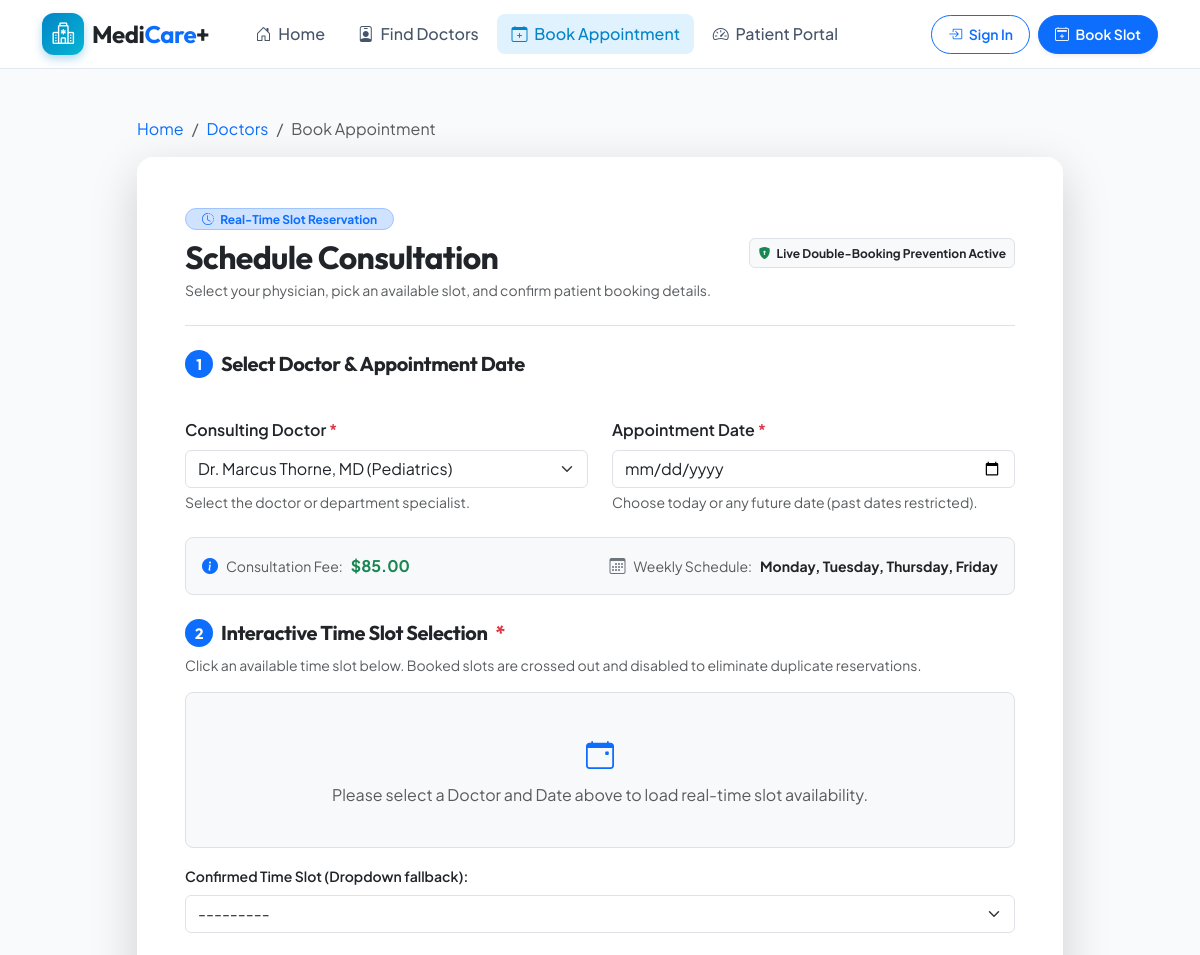
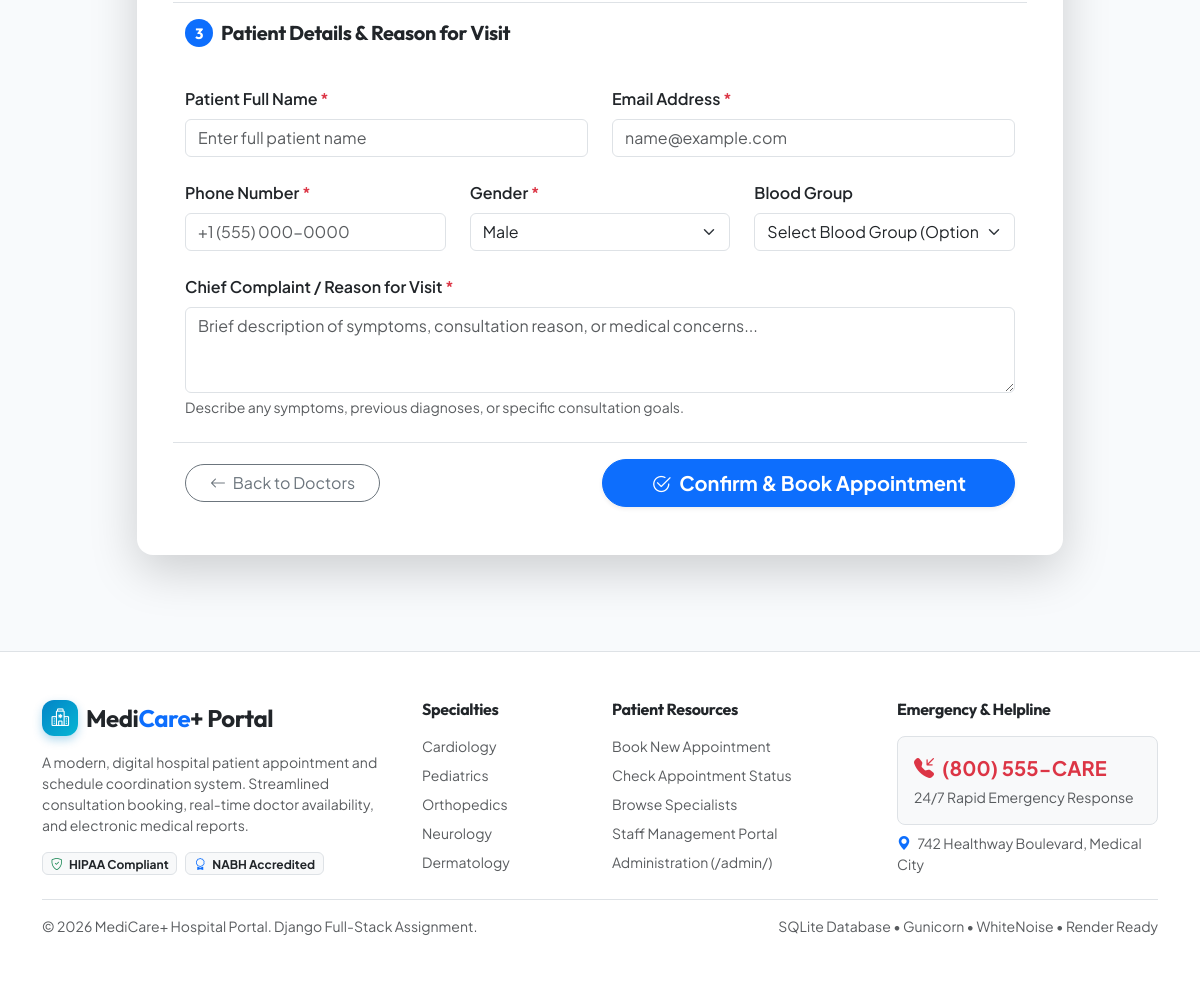
/book/?doctor=3, run on the app's committed database (2 pictures, top to bottom).
### hospital/models.py (models this page shows, shortened)
class Doctor(models.Model):
    name = models.CharField(max_length=150, help_text="Full Name with Title (e.g. Dr. Jane Smith)")
    department = models.CharField(max_length=50, choices=Department.choices, default=Department.CARDIOLOGY)
    specialization = models.CharField(max_length=150, help_text="Specialization or sub-discipline")
    consultation_fee = models.DecimalField(max_digits=8, decimal_places=2, default=75.00)
    available_days = models.CharField(max_length=120, default="Monday, Tuesday, Wednesday, Thursday, Friday")
    active_status = models.BooleanField(default=True, help_text="Is doctor actively taking appointments?")
    email = models.EmailField(blank=True, null=True)
    phone = models.CharField(max_length=20, blank=True, null=True)
    room_number = models.CharField(max_length=20, default="Room 201")
    experience_years = models.PositiveIntegerField(default=8)
    bio = models.TextField(blank=True, help_text="Short professional summary")
    avatar_color = models.CharField(max_length=30, default="primary", help_text="Bootstrap theme color for avatar")
    class Meta:
        ordering = ['name']
    def __str__(self):
        return f"{self.name} ({self.department})"

### hospital/views.py (the view, shortened to what this page needs)
# urls.py: path('book/', views.book_appointment, name='book_appointment'),
def book_appointment(request):
    doctor_id = request.GET.get('doctor')
    selected_doctor = None
    if doctor_id:
        try:
            selected_doctor = Doctor.objects.get(pk=doctor_id, active_status=True)
        except Doctor.DoesNotExist:
            selected_doctor = None
    if request.method == 'POST':
        form = AppointmentBookingForm(request.POST)
        if form.is_valid():
            doctor = form.cleaned_data['doctor']
            appt_date = form.cleaned_data['date']
            time_slot = form.cleaned_data['time_slot']
            reason = form.cleaned_data['reason']
            patient_name = form.cleaned_data['patient_name']
            patient_email = form.cleaned_data['patient_email']
            patient_phone = form.cleaned_data['patient_phone']
            patient_gender = form.cleaned_data['patient_gender']
            patient_blood_group = form.cleaned_data['patient_blood_group']
            patient = Patient.objects.filter(email=patient_email).first()
            if not patient:
                patient = Patient.objects.filter(phone=patient_phone).first()
            if not patient:
                patient = Patient.objects.create(
                    name=patient_name,
                    email=patient_email,
                    phone=patient_phone,
                    gender=patient_gender,
                    blood_group=patient_blood_group,
                    user=request.user if request.user.is_authenticated else None
                )
            else:
                patient.name = patient_name
                patient.gender = patient_gender
                if patient_blood_group:
                    patient.blood_group = patient_blood_group
                if request.user.is_authenticated and not patient.user:
                    patient.user = request.user
                patient.save()
            appointment = Appointment.objects.create(
                patient=patient,
                doctor=doctor,
                date=appt_date,
                time_slot=time_slot,
                reason=reason,
                status=Appointment.STATUS_PENDING
            )
            request.session['last_booked_id'] = appointment.id
            request.session['patient_email'] = patient.email
            messages.success(
                request,
                f"Appointment successfully requested for {patient.name} with {doctor.name} on {appt_date} ({time_slot})!"
            )
            return redirect('appointment_detail', pk=appointment.pk)
        else:
            messages.error(request, "Please correct the errors indicated below.")
    else:
        initial_data = {}
        if selected_doctor:
            initial_data['doctor'] = selected_doctor.id
        form = AppointmentBookingForm(initial=initial_data)
    doctors = Doctor.objects.filter(active_status=True)
    all_slots = [choice[0] for choice in Appointment.TIME_SLOT_CHOICES]
    context = {
        'form': form,
        'doctors': doctors,
        'selected_doctor': selected_doctor,
        'all_slots': all_slots,
        'today': timezone.localdate().strftime('%Y-%m-%d'),
    }
    return render(request, 'hospital/book_appointment.html', context)

### hospital/templates/hospital/book_appointment.html (shortened to what this page needs)
{% extends 'hospital/base.html' %}
{% load static %}
{% block content %}
<div class="container py-5">
    <div class="row justify-content-center">
        <div class="col-lg-10">
            <nav aria-label="breadcrumb" class="mb-3">
                <ol class="breadcrumb small">
                    <li class="breadcrumb-item"><a href="{% url 'home' %}" class="text-decoration-none">Home</a></li>
                    <li class="breadcrumb-item"><a href="{% url 'doctor_list' %}" class="text-decoration-none">Doctors</a></li>
                    <li class="breadcrumb-item active" aria-current="page">Book Appointment</li>
                </ol>
            </nav>
            <div class="card card-custom border-0 shadow-lg p-4 p-md-5 bg-white rounded-4">
                <div class="d-flex flex-column flex-md-row justify-content-between align-items-md-center gap-3 pb-4 mb-4 border-bottom">
                    <div>
                        <span class="badge bg-primary-subtle text-primary border border-primary-subtle rounded-pill px-3 py-1 mb-2">
                            <i class="bi bi-clock-history me-1"></i> Real-Time Slot Reservation
                        </span>
                        <h1 class="h2 fw-bold text-dark mb-1">Schedule Consultation</h1>
                        <p class="text-muted small mb-0">Select your physician, pick an available slot, and confirm patient booking details.</p>
                    </div>
                    <div class="text-md-end">
                        <span class="badge bg-light text-dark border p-2">
                            <i class="bi bi-shield-lock-fill text-success me-1"></i> Live Double-Booking Prevention Active
                        </span>
                    </div>
                </div>
                <form method="post" action="{% url 'book_appointment' %}" id="bookingForm" novalidate>
                    <div class="row g-4">
                        <div class="col-12">
                            <h5 class="fw-bold text-dark mb-3 d-flex align-items-center gap-2">
                                <span class="badge bg-primary rounded-circle" style="width: 28px; height: 28px; display: inline-grid; place-items: center;">1</span>
                                Select Doctor & Appointment Date
                            </h5>
                        </div>
                        <div class="col-md-6">
                            <label for="id_doctor" class="form-label fw-semibold text-dark">
                                Consulting Doctor <span class="text-danger">*</span>
                            </label>
                            {{ form.doctor }}
                            <div class="form-text small">Select the doctor or department specialist.</div>
                        </div>
                        <div class="col-md-6">
                            <label for="id_date" class="form-label fw-semibold text-dark">
                                Appointment Date <span class="text-danger">*</span>
                            </label>
                            {{ form.date }}
                            <div class="form-text small">Choose today or any future date (past dates restricted).</div>
                        </div>
                        <div class="col-12">
                            <div class="p-3 rounded-3 bg-light border d-flex flex-wrap justify-content-between align-items-center gap-3">
                                <div class="d-flex align-items-center gap-2">
                                    <i class="bi bi-info-circle-fill text-primary"></i>
                                    <span class="small text-muted">Consultation Fee:</span>
                                    <strong class="text-success" id="doctorFeeBadge">
                                        {% if selected_doctor %}${{ selected_doctor.consultation_fee }}{% else %}--{% endif %}
                                    </strong>
                                </div>
                                <div class="d-flex align-items-center gap-2">
                                    <i class="bi bi-calendar3 text-secondary"></i>
                                    <span class="small text-muted">Weekly Schedule:</span>
                                    <strong class="text-dark small" id="doctorDaysBadge">
                                        {% if selected_doctor %}{{ selected_doctor.available_days }}{% else %}Select doctor to see days{% endif %}
                                    </strong>
                                </div>
                            </div>
                        </div>
                        <div class="col-12 mt-4">
                            <div class="d-flex justify-content-between align-items-center mb-2">
                                <h5 class="fw-bold text-dark mb-0 d-flex align-items-center gap-2">
                                    <span class="badge bg-primary rounded-circle" style="width: 28px; height: 28px; display: inline-grid; place-items: center;">2</span>
                                    Interactive Time Slot Selection <span class="text-danger">*</span>
                                </h5>
                            </div>
                            <p class="text-muted small mb-3">
                                Click an available time slot below. Booked slots are crossed out and disabled to eliminate duplicate reservations.
                            </p>
                            <div id="slotContainer" class="p-3 rounded-3 border bg-light">
                                <div class="text-center text-muted py-4">
                                    <i class="bi bi-calendar-event fs-3 d-block mb-2 text-primary"></i>
                                    Please select a Doctor and Date above to load real-time slot availability.
                                </div>
                            </div>
                            <div class="mt-3">
                                <label for="id_time_slot" class="form-label fw-semibold text-dark small">
                                    Confirmed Time Slot (Dropdown fallback):
                                </label>
                                {{ form.time_slot }}
                            </div>
                        </div>
                        <div class="col-12 mt-4 pt-3 border-top">
                            <h5 class="fw-bold text-dark mb-3 d-flex align-items-center gap-2">
                                <span class="badge bg-primary rounded-circle" style="width: 28px; height: 28px; display: inline-grid; place-items: center;">3</span>
                                Patient Details & Reason for Visit
                            </h5>
                        </div>
                        <div class="col-md-6">
                            <label for="id_patient_name" class="form-label fw-semibold">Patient Full Name <span class="text-danger">*</span></label>
                            {{ form.patient_name }}
                        </div>
                        <div class="col-md-6">
                            <label for="id_patient_email" class="form-label fw-semibold">Email Address <span class="text-danger">*</span></label>
                            {{ form.patient_email }}
                        </div>
                        <div class="col-md-4">
                            <label for="id_patient_phone" class="form-label fw-semibold">Phone Number <span class="text-danger">*</span></label>
                            {{ form.patient_phone }}
                        </div>
                        <div class="col-md-4">
                            <label for="id_patient_gender" class="form-label fw-semibold">Gender <span class="text-danger">*</span></label>
                            {{ form.patient_gender }}
                        </div>
                        <div class="col-md-4">
                            <label for="id_patient_blood_group" class="form-label fw-semibold">Blood Group</label>
                            {{ form.patient_blood_group }}
                        </div>
                        <div class="col-12">
                            <label for="id_reason" class="form-label fw-semibold">Chief Complaint / Reason for Visit <span class="text-danger">*</span></label>
                            {{ form.reason }}
                            <div class="form-text small">Describe any symptoms, previous diagnoses, or specific consultation goals.</div>
                        </div>
                        <div class="col-12 mt-4 pt-3 border-top d-flex flex-column flex-md-row justify-content-between align-items-center gap-3">
                            <a href="{% url 'doctor_list' %}" class="btn btn-outline-secondary rounded-pill px-4">
                                <i class="bi bi-arrow-left me-1"></i> Back to Doctors
                            </a>
                            <button type="submit" class="btn btn-primary btn-lg rounded-pill px-5 fw-bold shadow-sm d-flex align-items-center gap-2">
                                <i class="bi bi-check2-circle fs-5"></i> Confirm & Book Appointment
                            </button>
                        </div>
                    </div>
                </form>
            </div>
        </div>
    </div>
</div>
{% endblock %}

### hospital/static/css/style.css (style rules this page uses)
:root { --primary-color: #0284c7; --primary-dark: #0369a1; --primary-light: #e0f2fe; --secondary-color: #0f172a; --accent-color: #06b6d4; --success-color: #10b981; --warning-color: #f59e0b; --danger-color: #ef4444; --info-color: #3b82f6; --bg-light: #f8fafc; --card-bg: #ffffff; --text-main: #1e293b; --text-muted: #64748b; --border-color: #e2e8f0; --radius-sm: 8px; --radius-md: 12px; --radius-lg: 18px; --shadow-sm: 0 1px 3px rgba(0,0,0,0.05); --shadow-md: 0 4px 6px -1px rgba(0,0,0,0.07), 0 2px 4px -2px rgba(0,0,0,0.05); --shadow-lg: 0 10px 25px -3px rgba(15,23,42,0.08), 0 4px 6px -4px rgba(15,23,42,0.04); --shadow-glow: 0 0 20px rgba(2, 132, 199, 0.18); }
body { font-family: 'Plus Jakarta Sans', sans-serif; color: var(--text-main); background-color: var(--bg-light); min-height: 100vh; display: flex; flex-direction: column; }
h1, h2, h3, h4, h5, h6, .brand-font { font-family: 'Outfit', sans-serif; font-weight: 700; letter-spacing: -0.02em; }
.card-custom { background-color: var(--card-bg); border: 1px solid var(--border-color); border-radius: var(--radius-md); box-shadow: var(--shadow-sm); transition: transform 0.22s ease, box-shadow 0.22s ease, border-color 0.22s ease; }

### data on the page
Doctor: consultation_fee "85.00", available_days "Monday, Tuesday, Thursday, Friday"
